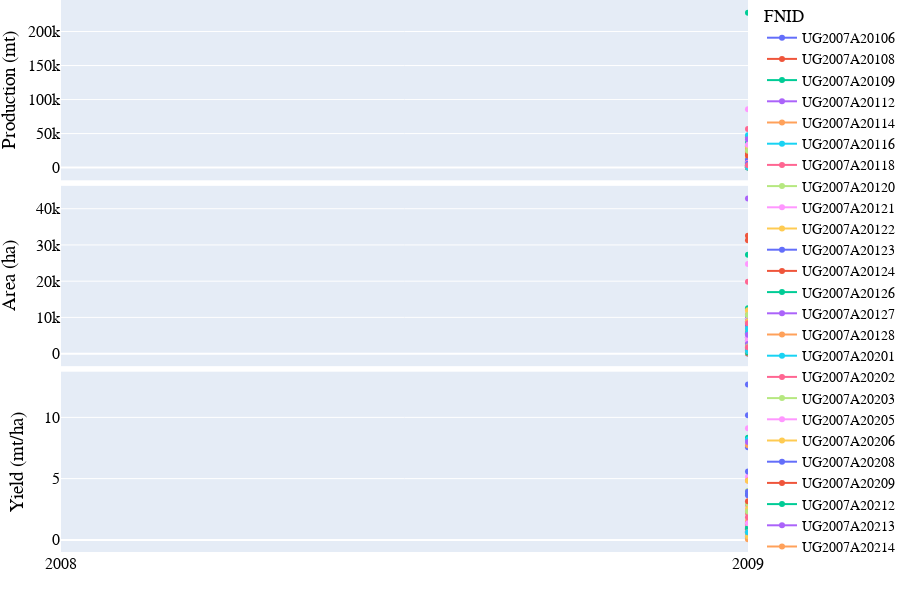
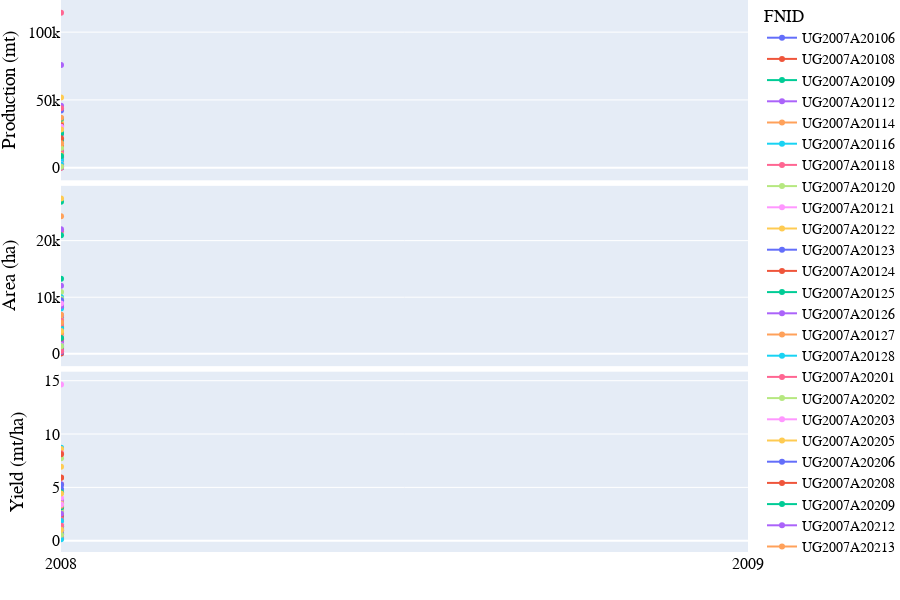

The code cell stored with these charts, in order, in its notebook:
### Code cell
# Lineplot of Production-Area-Yield time-series
country_iso, country_name = 'UG', 'Uganda'
df = pd.read_csv('../data/crop/adm_crop_production_%s.csv' % country_iso, index_col=0)
df['year'] = df['harvest_year']
year = [df['year'].min(), df['year'].max()]
product_season = [
    ['Maize','First'],
    ['Maize','Second'],
]
for product_name, season_name in product_season:
    footnote = 'Production-Area-Yield time-series of %s - %s - %s' % (country_iso, product_name, season_name)
    fn_save = '../figures/%s_line_pay_%s_%s.png' % (country_iso, product_name, season_name)
    sub = df[(df['product'] == product_name) & (df['season_name'] == season_name)]
    fig = PlotLinePAY(sub, year, footnote, fn_save)
    fig.show()
